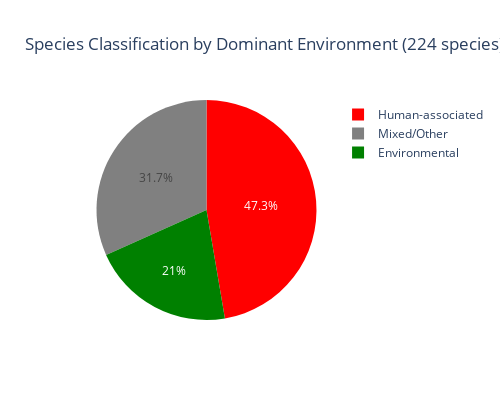

Here is the notebook cell this chart was saved with:
### Code cell
# Species classification pie chart
group_counts = species_env['group'].value_counts().reset_index()
group_counts.columns = ['group', 'count']
fig_pie = px.pie(
    group_counts, values='count', names='group',
    title='Species Classification by Dominant Environment (224 species)',
    color='group',
    color_discrete_map={'Environmental': 'green', 'Human-associated': 'red', 'Mixed/Other': 'gray'},
)
fig_pie.update_layout(width=500, height=400)
save_fig(fig_pie, 'species_classification')
fig_pie.show()

### Figure 1 — Plotly figure (JSON) as saved in the notebook; plotly's stock layout.template omitted (floating-point values rounded to 4 significant figures)
{"data": [{"customdata": [["Human-associated"], ["Mixed/Other"], ["Environmental"]], "domain": {"x": [0.0, 1.0], "y": [0.0, 1.0]}, "hovertemplate": "group=%{customdata[0]}<br>count=%{value}<extra></extra>", "labels": ["Human-associated", "Mixed/Other", "Environmental"], "legendgroup": "", "marker": {"colors": ["red", "gray", "green"]}, "name": "", "showlegend": true, "type": "pie", "values": [106, 71, 47]}], "layout": {"height": 400, "legend": {"tracegroupgap": 0}, "title": {"text": "Species Classification by Dominant Environment (224 species)"}, "width": 500}}
